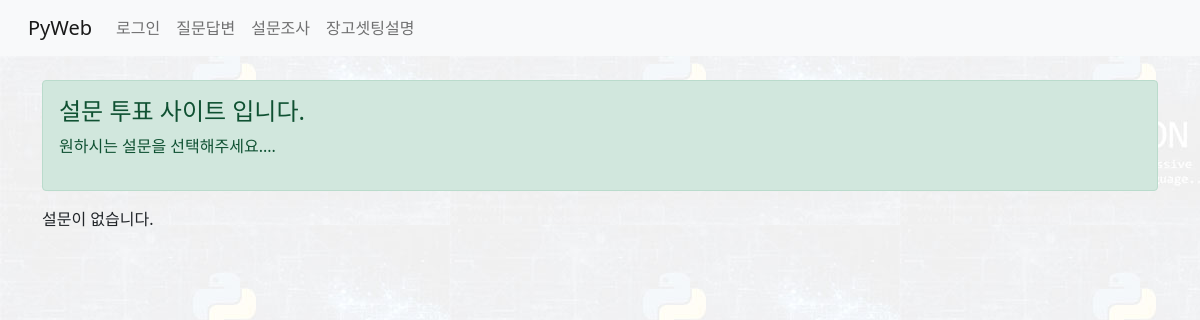
Before: /poll/ with the older database file.
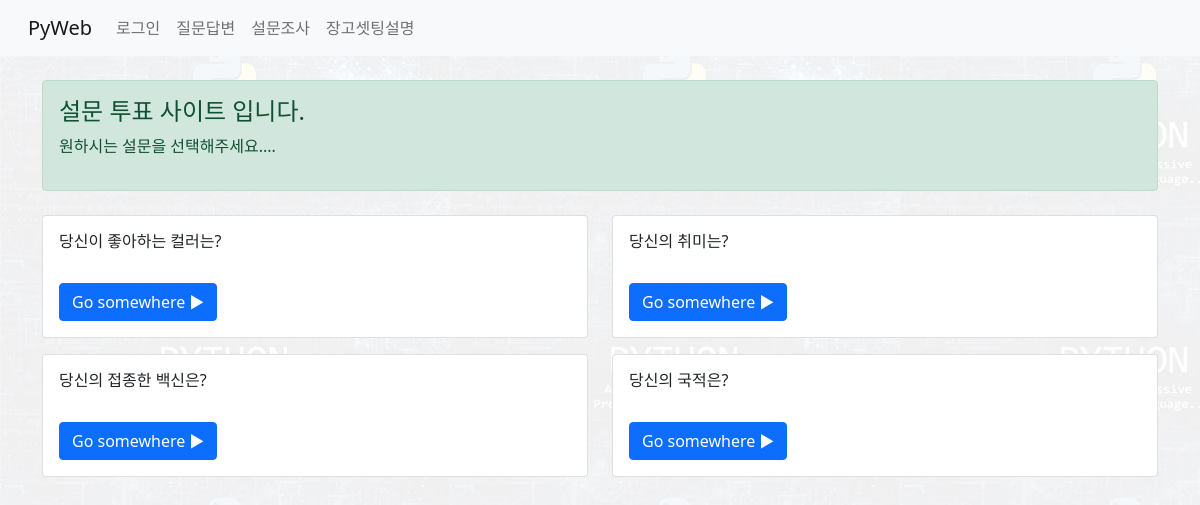
After: the same page with the newer database file.
### poll/models.py (models this page shows, shortened)
class Question(models.Model):
    question_text = models.CharField(max_length=200)  #질문 내용
    pub_date = models.DateTimeField()  # 작성일

### poll/views.py (the view)
# urls.py: path('', views.index, name='index'),  #127.0.0.1:8000/board/
def index(request):
    question_list = Question.objects.all()
    return render(request, 'poll/index.html', {'question_list': question_list})

### templates/poll/index.html (shortened to what this page needs)
{% extends 'base.html' %}
{% block content %}
    <div class="container my-4" >
        <div class="alert alert-success" role="alert">
            <h4>설문 투표 사이트 입니다.</h4>
            <p> 원하시는 설문을 선택해주세요....</p>
        </div>
        <div class="row">
            {% if question_list %}
            {% for question in question_list %}
          <div class="col-sm-6 my-2">
            <div class="card">
              <div class="card-body">
                <h6 class="card-title">{{ question.question_text }}</h6>
                  <br>
                <a href="{% url 'poll:detail' question.id %}" class="btn btn-primary">Go somewhere ▶</a>
              </div>
            </div>
          </div>
            {% endfor %}
            {% else %}
            <p> 설문이 없습니다.</p>
            {% endif %}
        </div>
    </div>
{% endblock %}

### templates/base.html (shortened to what this page needs)
<!DOCTYPE html>
{% load static %}
<html lang="ko">
<head>
    <link rel="stylesheet" href="{% static 'board/css/bootstrap.css' %}">
    <link href="https://cdn.jsdelivr.net/npm/bootstrap@5.1.3/dist/css/bootstrap.min.css"
          rel="stylesheet"
>
</head>
<body>
{% include 'navbar.html' %}
{% block content %}{% endblock %}
</body>
</html>

### templates/navbar.html (shortened to what this page needs)
<nav class="navbar navbar-expand-lg navbar-light bg-light">
  <div class="container-fluid">
    <a class="navbar-brand" href="{% url 'board:index' %}">PyWeb</a>
    <div class="collapse navbar-collapse" id="navbarNav">
      <ul class="navbar-nav">
        <li class="nav-item">
          {% if user.is_authenticated %}
            <a class="nav-link" href="{% url 'common:logout_view' %}">({{ user.username }}) 님: Logout</a>
          {% else %}
            <a class="nav-link" href="{% url 'common:login_view' %}">로그인</a>
          {% endif %}
        </li>
        <li class="nav-item">
            <a class="nav-link" href="{% url 'board:boardlist' %}">질문답변</a>
        </li>
        <li class="nav-item">
            <a class="nav-link" href="{% url 'poll:index' %}">설문조사</a>
        </li>
        <li class="nav-item">
            <a class="nav-link" href="{% url 'book:django_doc' %}">장고셋팅설명</a>
        </li>
      </ul>
    </div>
  </div>
</nav>

Changed rows visible on the page:
added Question: question_text "당신이 좋아하는 컬러는?"
added Question: question_text "당신의 취미는?"
added Question: question_text "당신의 접종한 백신은?"
added Question: question_text "당신의 국적은?"
Other visible differences:
text no longer shown: "설문이 없습니다."
